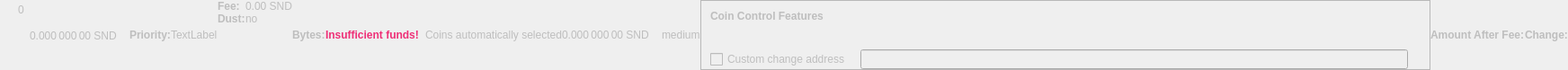
    <widget class="QWidget" name="dummyHideWidget" native="true">
     <property name="enabled">
      <bool>false</bool>
     </property>
     <property name="maximumSize">
      <size>
       <width>100</width>
       <height>22</height>
      </size>
     </property>
     <layout class="QHBoxLayout" name="dummyHideLayout">
      <property name="spacing">
       <number>0</number>
      </property>
      <property name="leftMargin">
       <number>0</number>
      </property>
      <property name="topMargin">
       <number>0</number>
      </property>
      <property name="rightMargin">
       <number>0</number>
      </property>
      <property name="bottomMargin">
       <number>0</number>
      </property>
      <item>
       <layout class="QFormLayout" name="formLayoutCoinControl1">
        <property name="horizontalSpacing">
         <number>10</number>
        </property>
        <property name="verticalSpacing">
         <number>14</number>
        </property>
        <property name="leftMargin">
         <number>10</number>
        </property>
        <property name="topMargin">
         <number>4</number>
        </property>
        <property name="rightMargin">
         <number>6</number>
        </property>
        <item row="0" column="1">
         <widget class="QLabel" name="labelCoinControlBytes">
          <property name="cursor">
           <cursorShape>IBeamCursor</cursorShape>
          </property>
          <property name="contextMenuPolicy">
           <enum>Qt::ActionsContextMenu</enum>
          </property>
          <property name="text">
           <string notr="true">0</string>
          </property>
          <property name="textInteractionFlags">
           <set>Qt::LinksAccessibleByMouse|Qt::TextSelectableByKeyboard|Qt::TextSelectableByMouse</set>
          </property>
         </widget>
        </item>
       </layout>
      </item>
      <item>
       <widget class="QLabel" name="labelCoinControlAfterFee">
        <property name="enabled">
         <bool>false</bool>
        </property>
        <property name="sizePolicy">
         <sizepolicy hsizetype="Fixed" vsizetype="Fixed">
          <horstretch>0</horstretch>
          <verstretch>0</verstretch>
         </sizepolicy>
        </property>
        <property name="minimumSize">
         <size>
          <width>111</width>
          <height>12</height>
         </size>
        </property>
        <property name="maximumSize">
         <size>
          <width>111</width>
          <height>12</height>
         </size>
        </property>
        <property name="cursor">
         <cursorShape>IBeamCursor</cursorShape>
        </property>
        <property name="contextMenuPolicy">
         <enum>Qt::ActionsContextMenu</enum>
        </property>
        <property name="text">
         <string notr="true">0.000 000 00 SND</string>
        </property>
        <property name="textInteractionFlags">
         <set>Qt::LinksAccessibleByMouse|Qt::TextSelectableByKeyboard|Qt::TextSelectableByMouse</set>
        </property>
       </widget>
      </item>
      <item>
       <widget class="QLabel" name="labelCoinControlPriorityText">
        <property name="enabled">
         <bool>false</bool>
        </property>
        <property name="font">
         <font>
          <weight>75</weight>
          <bold>true</bold>
         </font>
        </property>
        <property name="text">
         <string>Priority:</string>
        </property>
       </widget>
      </item>
      <item>
       <layout class="QHBoxLayout" name="horizontalLayout">
        <item>
         <widget class="QLabel" name="WarningLabel">
          <property name="text">
           <string>TextLabel</string>
          </property>
         </widget>
        </item>
       </layout>
      </item>
      <item>
       <layout class="QFormLayout" name="formLayoutCoinControl3">
        <property name="horizontalSpacing">
         <number>0</number>
        </property>
        <property name="verticalSpacing">
         <number>0</number>
        </property>
        <property name="leftMargin">
         <number>0</number>
        </property>
        <property name="topMargin">
         <number>0</number>
        </property>
        <property name="rightMargin">
         <number>0</number>
        </property>
        <item row="0" column="0">
         <widget class="QLabel" name="labelCoinControlFeeText">
          <property name="enabled">
           <bool>false</bool>
          </property>
          <property name="font">
           <font>
            <weight>75</weight>
            <bold>true</bold>
           </font>
          </property>
          <property name="text">
           <string>Fee:</string>
          </property>
          <property name="margin">
           <number>0</number>
          </property>
         </widget>
        </item>
        <item row="0" column="1">
         <widget class="QLabel" name="labelCoinControlFee">
          <property name="enabled">
           <bool>false</bool>
          </property>
          <property name="cursor">
           <cursorShape>IBeamCursor</cursorShape>
          </property>
          <property name="contextMenuPolicy">
           <enum>Qt::ActionsContextMenu</enum>
          </property>
          <property name="text">
           <string notr="true">0.00 SND</string>
          </property>
          <property name="textInteractionFlags">
           <set>Qt::LinksAccessibleByMouse|Qt::TextSelectableByKeyboard|Qt::TextSelectableByMouse</set>
          </property>
         </widget>
        </item>
        <item row="1" column="0">
         <widget class="QLabel" name="labelCoinControlLowOutputText">
          <property name="enabled">
           <bool>false</bool>
          </property>
          <property name="font">
           <font>
            <weight>75</weight>
            <bold>true</bold>
           </font>
          </property>
          <property name="text">
           <string>Dust:</string>
          </property>
         </widget>
        </item>
        <item row="1" column="1">
         <widget class="QLabel" name="labelCoinControlLowOutput">
          <property name="enabled">
           <bool>false</bool>
          </property>
          <property name="cursor">
           <cursorShape>IBeamCursor</cursorShape>
          </property>
          <property name="contextMenuPolicy">
           <enum>Qt::ActionsContextMenu</enum>
          </property>
          <property name="text">
           <string>no</string>
          </property>
          <property name="textInteractionFlags">
           <set>Qt::LinksAccessibleByMouse|Qt::TextSelectableByKeyboard|Qt::TextSelectableByMouse</set>
          </property>
         </widget>
        </item>
       </layout>
      </item>
      <item>
       <widget class="QLabel" name="labelCoinControlBytesText">
        <property name="enabled">
         <bool>false</bool>
        </property>
        <property name="font">
         <font>
          <weight>75</weight>
          <bold>true</bold>
         </font>
        </property>
        <property name="text">
         <string>Bytes:</string>
        </property>
       </widget>
      </item>
      <item>
       <layout class="QFormLayout" name="formLayoutCoinControl2">
        <property name="horizontalSpacing">
         <number>0</number>
        </property>
        <property name="verticalSpacing">
         <number>0</number>
        </property>
        <property name="leftMargin">
         <number>0</number>
        </property>
        <property name="topMargin">
         <number>0</number>
        </property>
        <property name="rightMargin">
         <number>0</number>
        </property>
       </layout>
      </item>
      <item>
       <layout class="QHBoxLayout" name="horizontalLayoutCoinControl2">
        <property name="spacing">
         <number>0</number>
        </property>
        <property name="bottomMargin">
         <number>0</number>
        </property>
       </layout>
      </item>
      <item>
       <widget class="QLabel" name="labelCoinControlInsuffFunds">
        <property name="enabled">
         <bool>false</bool>
        </property>
        <property name="minimumSize">
         <size>
          <width>0</width>
          <height>0</height>
         </size>
        </property>
        <property name="font">
         <font>
          <weight>75</weight>
          <bold>true</bold>
         </font>
        </property>
        <property name="styleSheet">
         <string notr="true">color: #ee2f77;font-weight:bold;</string>
        </property>
        <property name="text">
         <string>Insufficient funds!</string>
        </property>
        <property name="margin">
         <number>5</number>
        </property>
       </widget>
      </item>
      <item>
       <layout class="QFormLayout" name="formLayoutCoinControl4">
        <property name="horizontalSpacing">
         <number>0</number>
        </property>
        <property name="verticalSpacing">
         <number>0</number>
        </property>
        <property name="leftMargin">
         <number>0</number>
        </property>
        <property name="topMargin">
         <number>0</number>
        </property>
        <property name="rightMargin">
         <number>0</number>
        </property>
       </layout>
      </item>
      <item>
       <widget class="QLabel" name="labelCoinControlChangeLabel">
        <property name="enabled">
         <bool>false</bool>
        </property>
        <property name="sizePolicy">
         <sizepolicy hsizetype="Preferred" vsizetype="Expanding">
          <horstretch>0</horstretch>
          <verstretch>0</verstretch>
         </sizepolicy>
        </property>
        <property name="minimumSize">
         <size>
          <width>0</width>
          <height>0</height>
         </size>
        </property>
        <property name="text">
         <string/>
        </property>
        <property name="margin">
         <number>3</number>
        </property>
       </widget>
      </item>
      <item>
       <widget class="QLabel" name="labelCoinControlAutomaticallySelected">
        <property name="enabled">
         <bool>false</bool>
        </property>
        <property name="sizePolicy">
         <sizepolicy hsizetype="Fixed" vsizetype="Fixed">
          <horstretch>0</horstretch>
          <verstretch>0</verstretch>
         </sizepolicy>
        </property>
        <property name="minimumSize">
         <size>
          <width>0</width>
          <height>0</height>
         </size>
        </property>
        <property name="maximumSize">
         <size>
          <width>240</width>
          <height>16777215</height>
         </size>
        </property>
        <property name="text">
         <string>Coins automatically selected</string>
        </property>
        <property name="margin">
         <number>5</number>
        </property>
       </widget>
      </item>
      <item>
       <widget class="QLabel" name="labelCoinControlChange">
        <property name="enabled">
         <bool>false</bool>
        </property>
        <property name="sizePolicy">
         <sizepolicy hsizetype="Fixed" vsizetype="Fixed">
          <horstretch>0</horstretch>
          <verstretch>0</verstretch>
         </sizepolicy>
        </property>
        <property name="minimumSize">
         <size>
          <width>111</width>
          <height>0</height>
         </size>
        </property>
        <property name="maximumSize">
         <size>
          <width>111</width>
          <height>16777215</height>
         </size>
        </property>
        <property name="cursor">
         <cursorShape>IBeamCursor</cursorShape>
        </property>
        <property name="contextMenuPolicy">
         <enum>Qt::ActionsContextMenu</enum>
        </property>
        <property name="text">
         <string notr="true">0.000 000 00 SND</string>
        </property>
        <property name="textInteractionFlags">
         <set>Qt::LinksAccessibleByMouse|Qt::TextSelectableByKeyboard|Qt::TextSelectableByMouse</set>
        </property>
       </widget>
      </item>
      <item>
       <widget class="QLabel" name="labelCoinControlPriority">
        <property name="enabled">
         <bool>false</bool>
        </property>
        <property name="cursor">
         <cursorShape>IBeamCursor</cursorShape>
        </property>
        <property name="contextMenuPolicy">
         <enum>Qt::ActionsContextMenu</enum>
        </property>
        <property name="text">
         <string>medium</string>
        </property>
        <property name="textInteractionFlags">
         <set>Qt::LinksAccessibleByMouse|Qt::TextSelectableByKeyboard|Qt::TextSelectableByMouse</set>
        </property>
       </widget>
      </item>
      <item>
       <widget class="QFrame" name="frameCoinControl">
        <property name="sizePolicy">
         <sizepolicy hsizetype="Expanding" vsizetype="Expanding">
          <horstretch>0</horstretch>
          <verstretch>0</verstretch>
         </sizepolicy>
        </property>
        <property name="maximumSize">
         <size>
          <width>16777215</width>
          <height>16777215</height>
         </size>
        </property>
        <property name="frameShape">
         <enum>QFrame::StyledPanel</enum>
        </property>
        <property name="frameShadow">
         <enum>QFrame::Sunken</enum>
        </property>
        <layout class="QVBoxLayout" name="verticalLayoutCoinControl2_2">
         <property name="spacing">
          <number>0</number>
         </property>
         <property name="leftMargin">
          <number>0</number>
         </property>
         <property name="topMargin">
          <number>0</number>
         </property>
         <property name="rightMargin">
          <number>0</number>
         </property>
         <property name="bottomMargin">
          <number>0</number>
         </property>
         <item>
          <layout class="QVBoxLayout" name="verticalLayoutCoinControl" stretch="0,0,0,1">
           <property name="spacing">
            <number>0</number>
           </property>
           <property name="leftMargin">
            <number>10</number>
           </property>
           <property name="topMargin">
            <number>10</number>
           </property>
           <item>
            <layout class="QHBoxLayout" name="horizontalLayoutCoinControl1">
             <property name="bottomMargin">
              <number>15</number>
             </property>
             <item>
              <widget class="QLabel" name="labelCoinControlFeatures">
               <property name="enabled">
                <bool>false</bool>
               </property>
               <property name="sizePolicy">
                <sizepolicy hsizetype="Preferred" vsizetype="Maximum">
                 <horstretch>0</horstretch>
                 <verstretch>0</verstretch>
                </sizepolicy>
               </property>
               <property name="font">
                <font>
                 <weight>75</weight>
                 <bold>true</bold>
                </font>
               </property>
               <property name="styleSheet">
                <string notr="true">font-weight:bold;</string>
               </property>
               <property name="text">
                <string>Coin Control Features</string>
               </property>
              </widget>
             </item>
            </layout>
           </item>
           <item>
            <widget class="QWidget" name="widgetCoinControl" native="true">
             <property name="sizePolicy">
              <sizepolicy hsizetype="Preferred" vsizetype="Preferred">
               <horstretch>0</horstretch>
               <verstretch>0</verstretch>
              </sizepolicy>
             </property>
             <property name="minimumSize">
              <size>
               <width>0</width>
               <height>0</height>
              </size>
             </property>
             <property name="styleSheet">
              <string notr="true"/>
             </property>
             <layout class="QHBoxLayout" name="horizontalLayoutCoinControl5_2">
              <property name="leftMargin">
               <number>0</number>
              </property>
              <property name="topMargin">
               <number>0</number>
              </property>
              <property name="rightMargin">
               <number>0</number>
              </property>
              <property name="bottomMargin">
               <number>0</number>
              </property>
              <item>
               <layout class="QHBoxLayout" name="horizontalLayoutCoinControl3">
                <property name="spacing">
                 <number>20</number>
                </property>
                <property name="topMargin">
                 <number>0</number>
                </property>
                <property name="bottomMargin">
                 <number>10</number>
                </property>
               </layout>
              </item>
             </layout>
            </widget>
           </item>
           <item>
            <layout class="QHBoxLayout" name="horizontalLayoutCoinControl4" stretch="0,0,0">
             <property name="spacing">
              <number>12</number>
             </property>
             <property name="sizeConstraint">
              <enum>QLayout::SetDefaultConstraint</enum>
             </property>
             <property name="topMargin">
              <number>5</number>
             </property>
             <property name="rightMargin">
              <number>5</number>
             </property>
             <item>
              <widget class="QCheckBox" name="checkBoxCoinControlChange">
               <property name="enabled">
                <bool>false</bool>
               </property>
               <property name="toolTip">
                <string>If this is activated, but the change address is empty or invalid, change will be sent to a newly generated address.</string>
               </property>
               <property name="text">
                <string>Custom change address</string>
               </property>
              </widget>
             </item>
             <item>
              <widget class="QValidatedLineEdit" name="lineEditCoinControlChange">
               <property name="enabled">
                <bool>false</bool>
               </property>
               <property name="sizePolicy">
                <sizepolicy hsizetype="Expanding" vsizetype="Fixed">
                 <horstretch>0</horstretch>
                 <verstretch>0</verstretch>
                </sizepolicy>
               </property>
              </widget>
             </item>
             <item>
              <widget class="QLabel" name="labelCoinControlChangeLabel_2">
               <property name="sizePolicy">
                <sizepolicy hsizetype="Preferred" vsizetype="Expanding">
                 <horstretch>0</horstretch>
                 <verstretch>0</verstretch>
                </sizepolicy>
               </property>
               <property name="minimumSize">
                <size>
                 <width>0</width>
                 <height>0</height>
                </size>
               </property>
               <property name="text">
                <string/>
               </property>
               <property name="margin">
                <number>3</number>
               </property>
              </widget>
             </item>
            </layout>
           </item>
           <item>
            <spacer name="verticalSpacerCoinControl">
             <property name="orientation">
              <enum>Qt::Vertical</enum>
             </property>
             <property name="sizeHint" stdset="0">
              <size>
               <width>800</width>
               <height>1</height>
              </size>
             </property>
            </spacer>
           </item>
          </layout>
         </item>
        </layout>
       </widget>
      </item>
      <item>
       <widget class="QLabel" name="labelCoinControlAfterFeeText">
        <property name="enabled">
         <bool>false</bool>
        </property>
        <property name="minimumSize">
         <size>
          <width>0</width>
          <height>0</height>
         </size>
        </property>
        <property name="maximumSize">
         <size>
          <width>16777215</width>
          <height>16777215</height>
         </size>
        </property>
        <property name="font">
         <font>
          <weight>75</weight>
          <bold>true</bold>
         </font>
        </property>
        <property name="text">
         <string>Amount After Fee:</string>
        </property>
        <property name="alignment">
         <set>Qt::AlignLeading|Qt::AlignLeft|Qt::AlignVCenter</set>
        </property>
        <property name="margin">
         <number>0</number>
        </property>
       </widget>
      </item>
      <item>
       <widget class="QLabel" name="labelCoinControlChangeText">
        <property name="enabled">
         <bool>false</bool>
        </property>
        <property name="sizePolicy">
         <sizepolicy hsizetype="Preferred" vsizetype="Preferred">
          <horstretch>0</horstretch>
          <verstretch>0</verstretch>
         </sizepolicy>
        </property>
        <property name="minimumSize">
         <size>
          <width>0</width>
          <height>0</height>
         </size>
        </property>
        <property name="maximumSize">
         <size>
          <width>16777215</width>
          <height>16777215</height>
         </size>
        </property>
        <property name="font">
         <font>
          <weight>75</weight>
          <bold>true</bold>
         </font>
        </property>
        <property name="text">
         <string>Change:</string>
        </property>
        <property name="alignment">
         <set>Qt::AlignLeading|Qt::AlignLeft|Qt::AlignVCenter</set>
        </property>
       </widget>
      </item>
     </layout>
    </widget>
